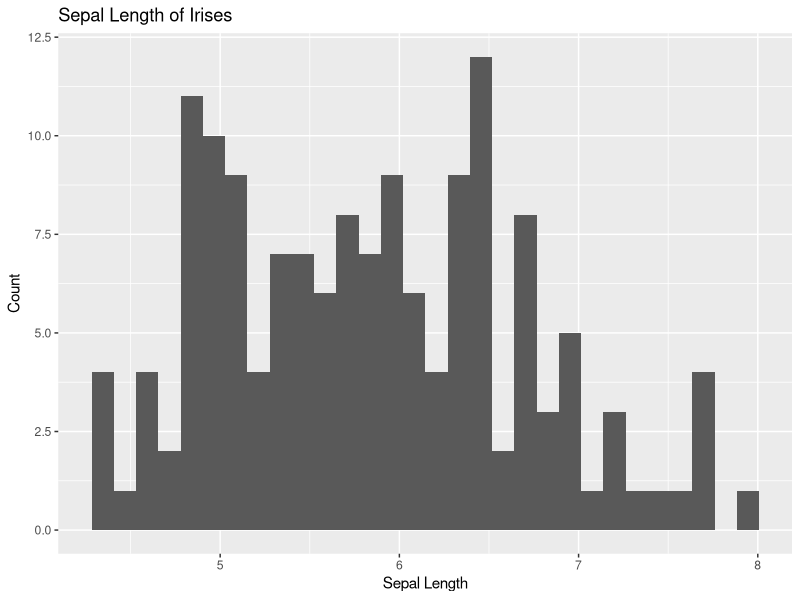
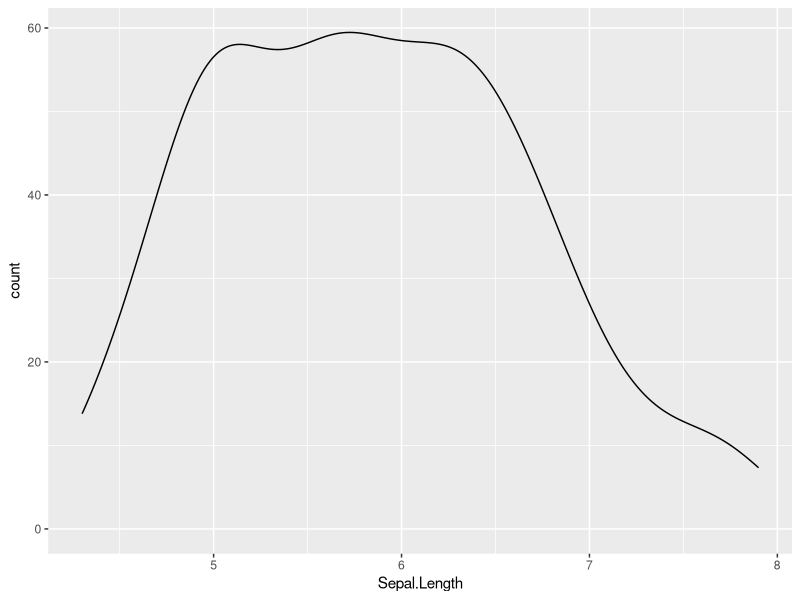
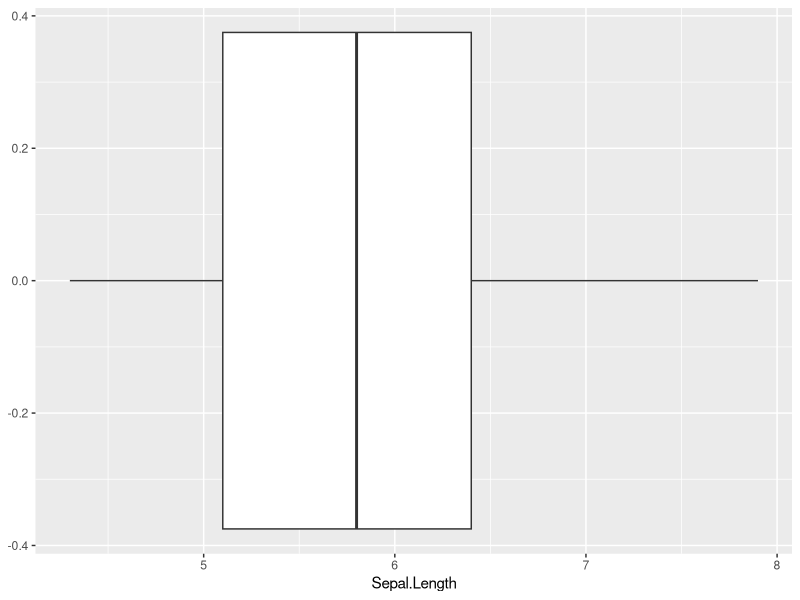
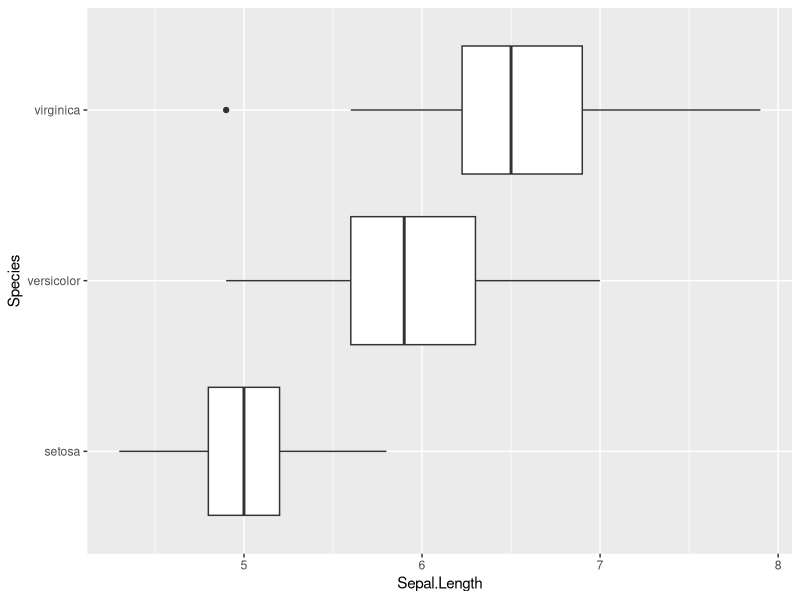
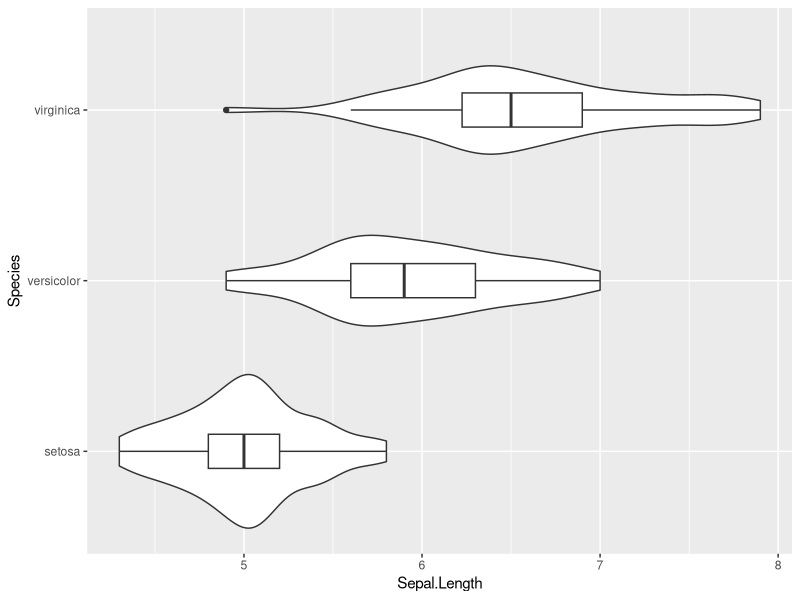
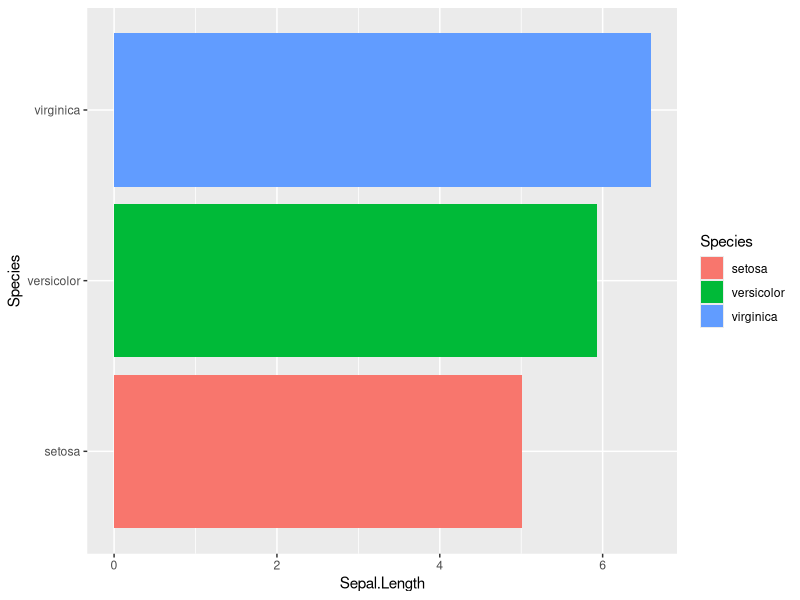
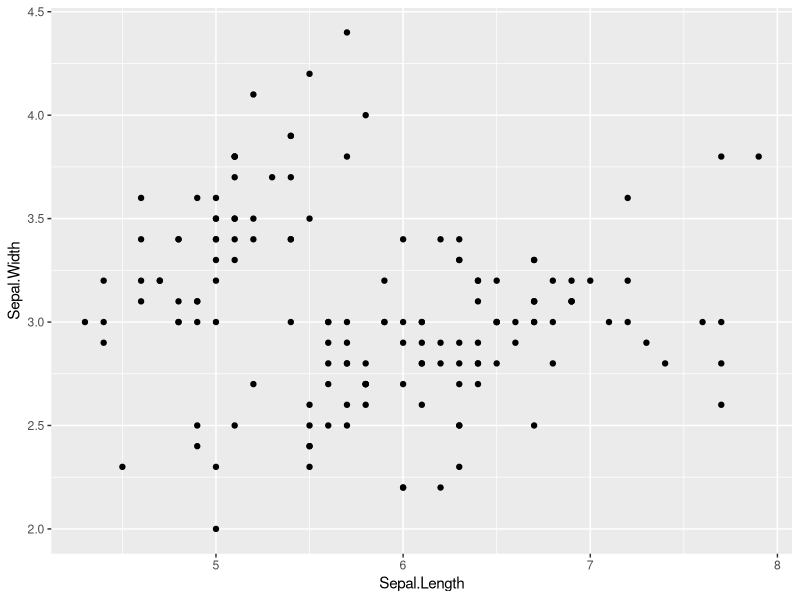
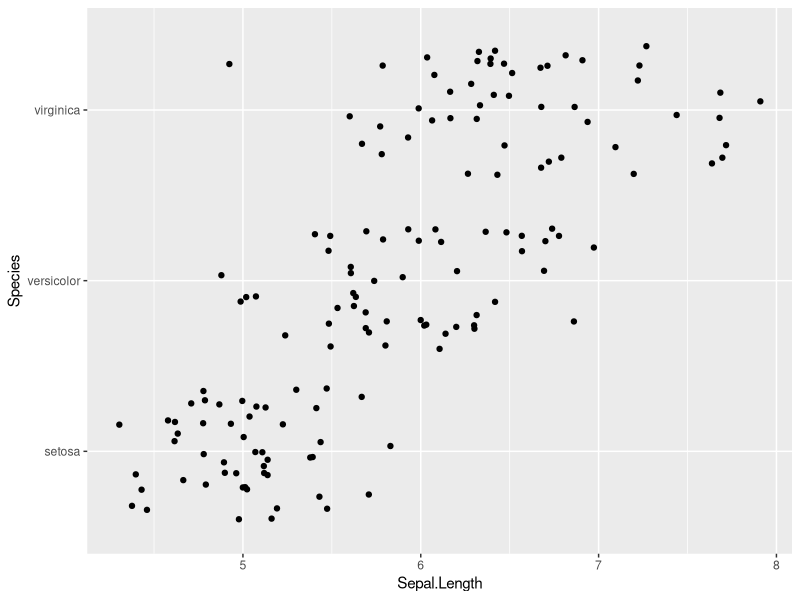

Here is the R script that generated these plots, in order:
install.packages("ggplot2")

library(ggplot2)
#View(mpg)
ggplot(data = iris, aes(x = Sepal.Length)) + geom_histogram() +
  labs(x = "Sepal Length",
       y = "Count",
       title = "Sepal Length of Irises")

ggplot(data = iris, aes(x = Sepal.Length, y = after_stat(count))) + geom_density()

ggplot(data = iris, aes(x = Sepal.Length)) + geom_boxplot()

ggplot(data = iris, aes(x = Sepal.Length, y = Species)) + geom_boxplot()

ggplot(data = iris, aes(x = Sepal.Length, y = Species)) + geom_violin() + geom_boxplot(width = 0.2)

ggplot(data = iris, aes(x = Sepal.Length, y = Species, fill = Species)) + 
  geom_bar(stat = "summary", fun="mean")

ggplot(data = iris, aes(x = Sepal.Length, y = Sepal.Width)) + geom_point()

ggplot(data = iris, aes(x = Sepal.Length, y = Species)) + geom_jitter()
